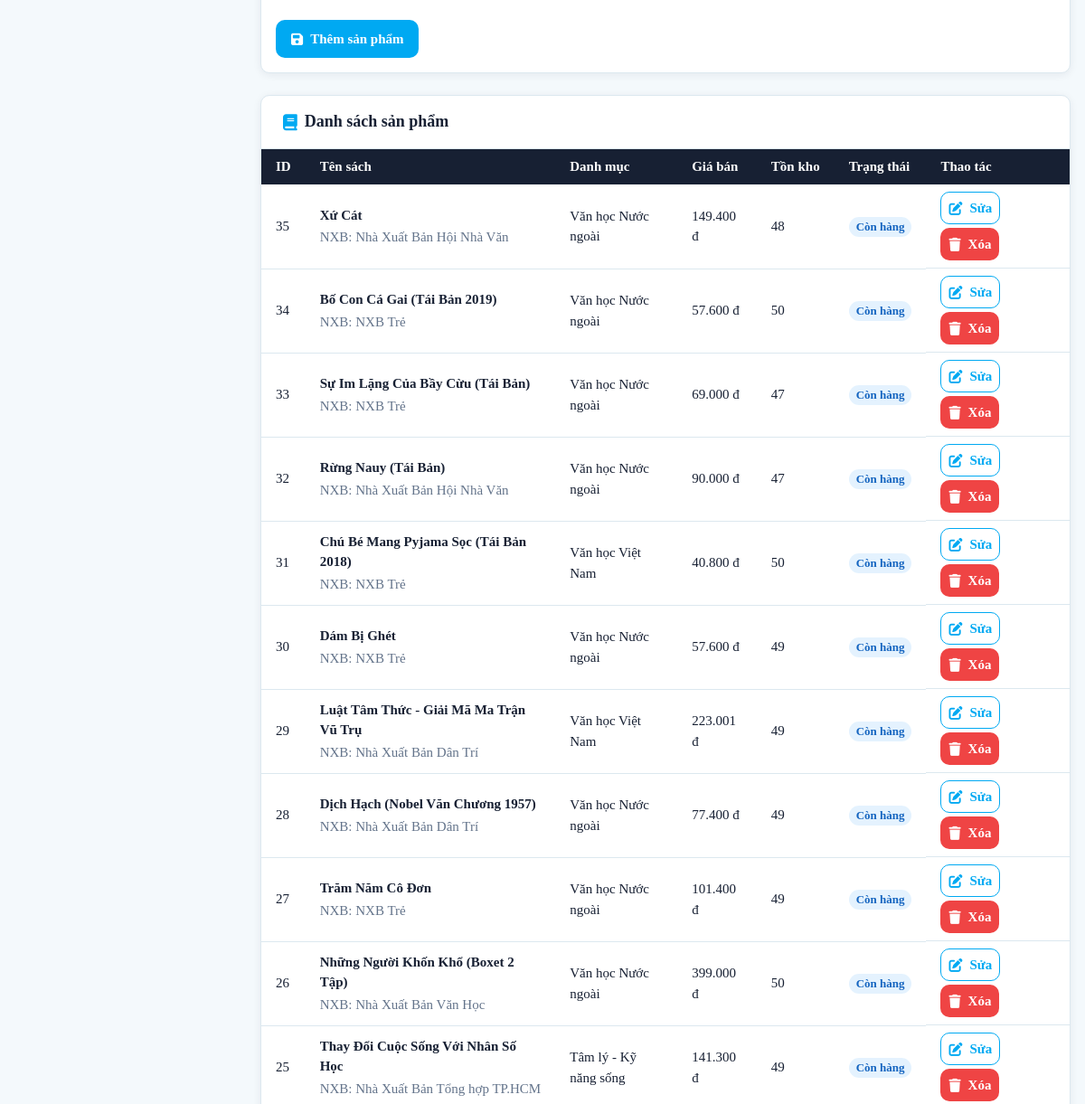
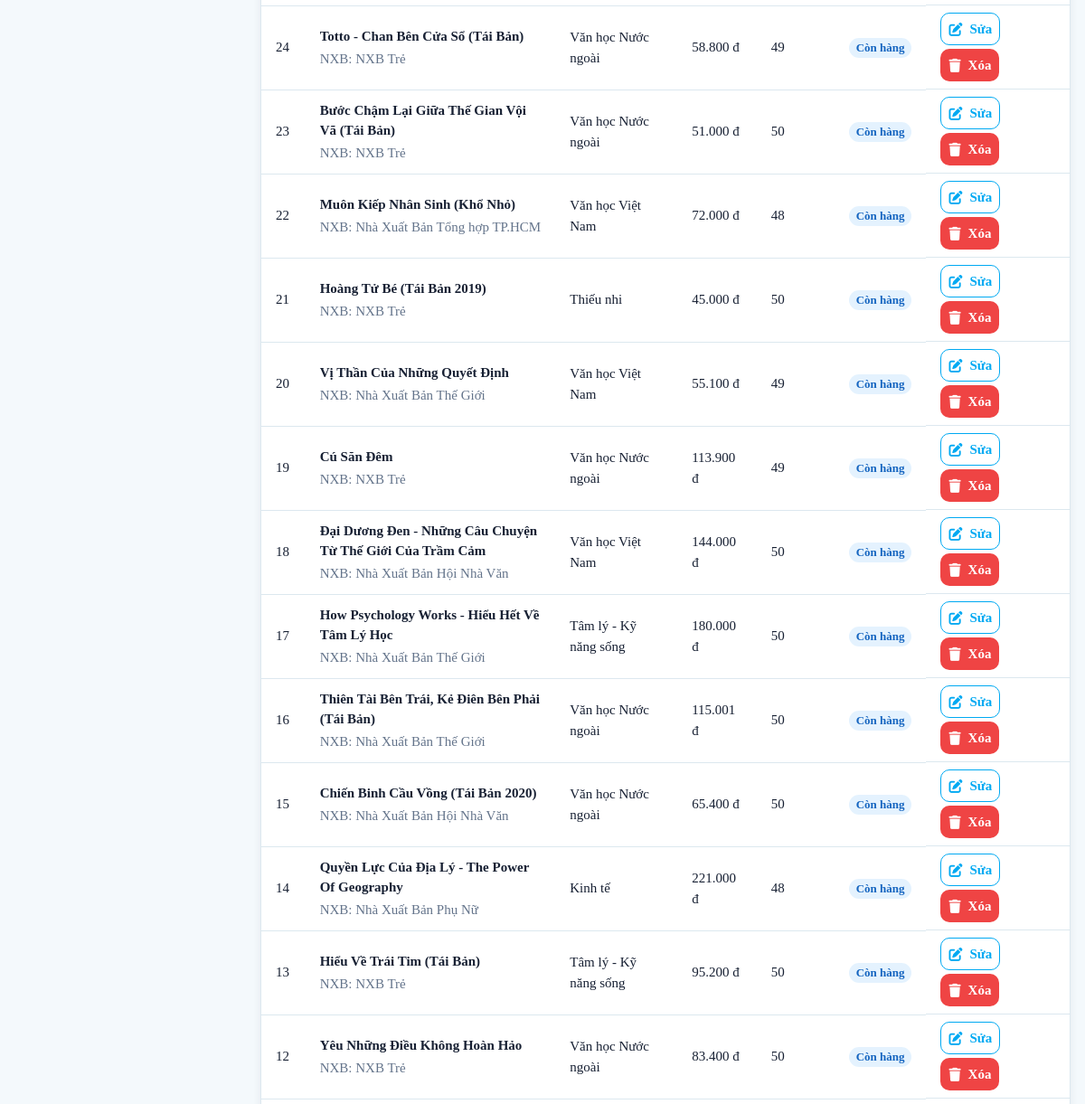
/admin/products.php (signed in, middle part), run on an earlier commit of the app's database (2 pictures, top to bottom).
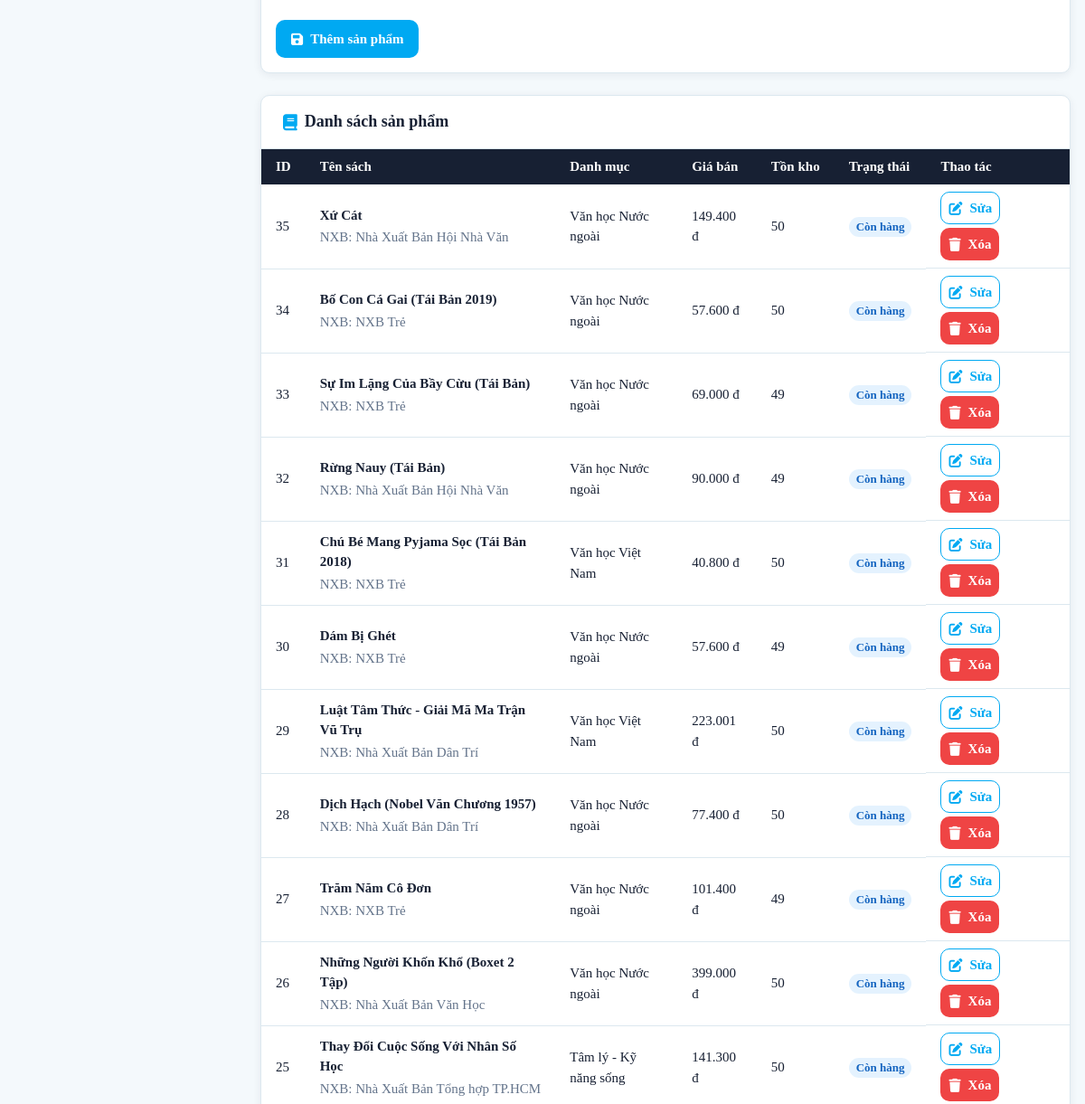
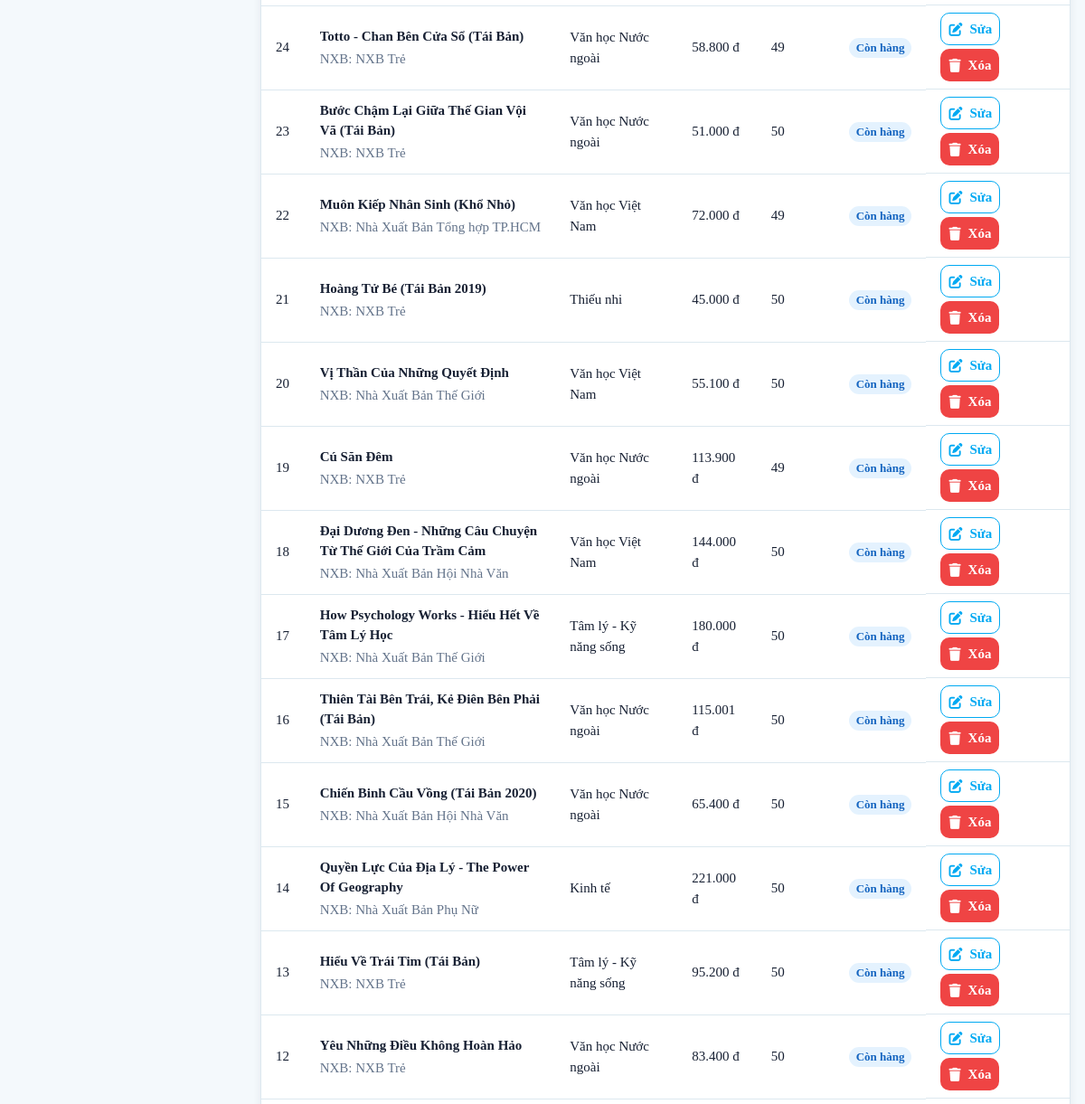
And on a later commit of the database (2 pictures, top to bottom).
### tables this page shows
CREATE TABLE `product` (
  `ProductID` int NOT NULL AUTO_INCREMENT,
  `CategoryID` int DEFAULT NULL,
  `BrandID` int DEFAULT NULL,
  `ProductName` varchar(255) NOT NULL,
  `Brand` varchar(100) DEFAULT NULL,
  `Price` int NOT NULL DEFAULT '0',
  `Quantity` int DEFAULT '0',
  `Description` text,
  `Publisher` varchar(100) DEFAULT 'AlphaBooks',
  `Status` enum('Còn hàng','Hết hàng') DEFAULT 'Còn hàng',
  PRIMARY KEY (`ProductID`),
  KEY `fk_product_category` (`CategoryID`),
  CONSTRAINT `fk_product_category` FOREIGN KEY (`CategoryID`) REFERENCES `category` (`CategoryID`) ON DELETE SET NULL
);

CREATE TABLE `category` (
  `CategoryID` int NOT NULL AUTO_INCREMENT,
  `CategoryName` varchar(100) NOT NULL,
  `Description` text,
  PRIMARY KEY (`CategoryID`)
);

### admin/products.php (the view, shortened to what this page needs)
<?php
require_once 'data.php';
require_once 'partials.php';
$editProduct = null;
$products = [];
$resProds = $conn->query("
  SELECT p.ProductID, p.ProductName, p.Price, p.Quantity, p.Status, p.Publisher, p.Description, c.CategoryName
  FROM product p
  LEFT JOIN category c ON p.CategoryID = c.CategoryID
  ORDER BY p.ProductID DESC
");
if ($resProds) {
  while ($row = $resProds->fetch_assoc()) {
    $products[] = $row;
  }
}
?>
<!DOCTYPE html>
<html lang="vi">
<head>
  <title>Quản lý sản phẩm</title><?= adminCssLinks() ?>
</head>
<body>
  <div class="app-layout">
    <main class="page-content">
      <form method="post" class="card admin-form-card" enctype="multipart/form-data">
        <div class="card__body form">
          <div class="btn-group">
            <button class="btn btn--primary" type="submit"><i class="fa-solid fa-floppy-disk" aria-hidden="true"></i><?= $editProduct ? 'Cập nhật sản phẩm' : 'Thêm sản phẩm' ?></button>
          </div>
        </div>
      </form>
      <section class="admin-table-card" aria-labelledby="products-table-title">
        <h2 id="products-table-title" class="admin-table-card__title"><i class="fa-solid fa-book" aria-hidden="true"></i>Danh sách sản phẩm</h2>
        <div class="table-wrapper">
        <table class="table">
          <thead>
            <tr>
              <th>ID</th>
              <th>Tên sách</th>
              <th>Danh mục</th>
              <th>Giá bán</th>
              <th>Tồn kho</th>
              <th>Trạng thái</th>
              <th>Thao tác</th>
            </tr>
          </thead>
          <tbody>
            <?php if (empty($products)): ?>
              <tr><td colspan="7"><div class="admin-table-empty"><i class="fa-solid fa-book" aria-hidden="true"></i><strong>Chưa có sản phẩm</strong><span>Danh sách sản phẩm hiện đang trống.</span></div></td></tr>
            <?php else: ?>
            <?php foreach ($products as $product): ?>
              <tr>
                <td><?= h($product['ProductID']) ?></td>
                <td><strong><?= h($product['ProductName']) ?></strong><small class="product-table-meta">NXB: <?= h($product['Publisher']) ?></small></td>
                <td><?= h($product['CategoryName'] ?? 'Không có') ?></td>
                <td><?= number_format($product['Price'], 0, ',', '.') ?> đ</td>
                <td><?= h($product['Quantity']) ?></td>
                <td><span class="badge <?= badgeClass($product['Status']) ?>"><?= h($product['Status']) ?></span></td>
                <td class="table__actions">
                  <a class="btn btn--sm btn--outline" href="products.php?edit=<?= h($product['ProductID']) ?>"><i class="fa-solid fa-pen-to-square" aria-hidden="true"></i>Sửa</a>
                  <form method="post" class="table-action-form" onsubmit="return confirm('Bạn có chắc chắn muốn xóa sản phẩm này?')">
                    <button class="btn btn--sm btn--danger" type="submit"><i class="fa-solid fa-trash" aria-hidden="true"></i>Xóa</button>
                  </form>
                </td>
              </tr>
            <?php endforeach; ?>
            <?php endif; ?>
          </tbody>
        </table>
        </div>
      </section>
    </main>
  </div>
  </div>
</body>
</html>

What changed in the data, as far as the page shows it:
changed product "Xứ Cát": Quantity "48" → "50"
changed product "Sự Im Lặng Của Bầy Cừu (Tái Bản)": Quantity "47" → "49"
changed product "Rừng Nauy (Tái Bản)": Quantity "47" → "49"
changed product "Luật Tâm Thức - Giải Mã Ma Trận Vũ Trụ": Quantity "49" → "50"
changed product "Dịch Hạch (Nobel Văn Chương 1957)": Quantity "49" → "50"
changed product "Thay Đổi Cuộc Sống Với Nhân Số Học": Quantity "49" → "50"
changed product "Muôn Kiếp Nhân Sinh (Khổ Nhỏ)": Quantity "48" → "49"
changed product "Vị Thần Của Những Quyết Định": Quantity "49" → "50"
changed product "Quyền Lực Của Địa Lý - The Power Of Geography": Quantity "48" → "50"
